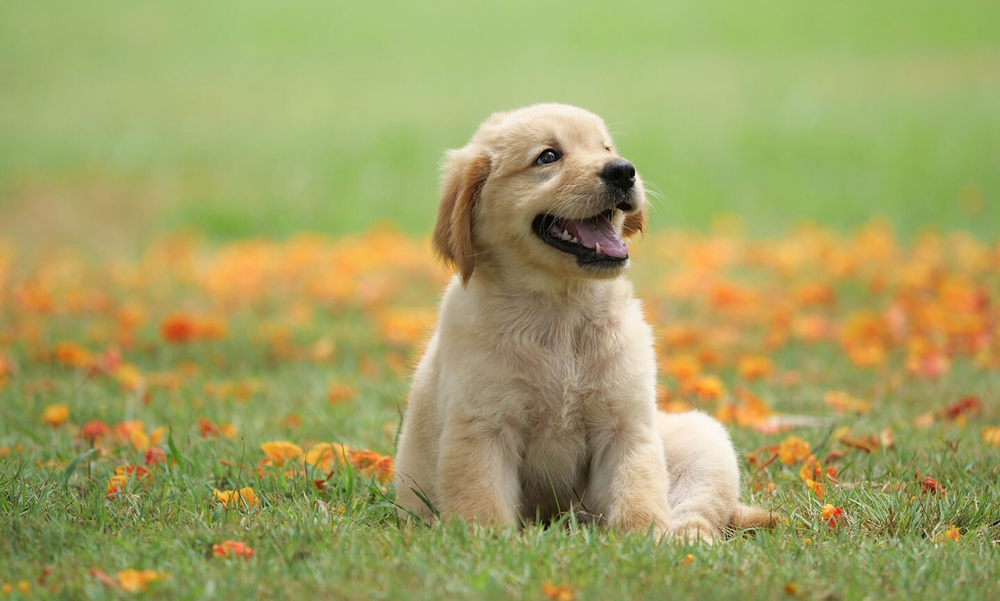
#> input picture Week 4.1 Simple Image Manipulation/image.png, 1000 x 601 px, shrunk from 1440 x 865 before the run
$ python main.py
#> lines starting #> are read from the running program, lines starting #| are printed output that depends on the picture
import cv2 as cv

image = cv.imread('image.png')
#> image is the input picture: shape (601, 1000, 3); mean B, G, R 98.9, 161.7, 162.5
black_and_white_filtered = cv.cvtColor(image, cv.COLOR_BGR2GRAY)
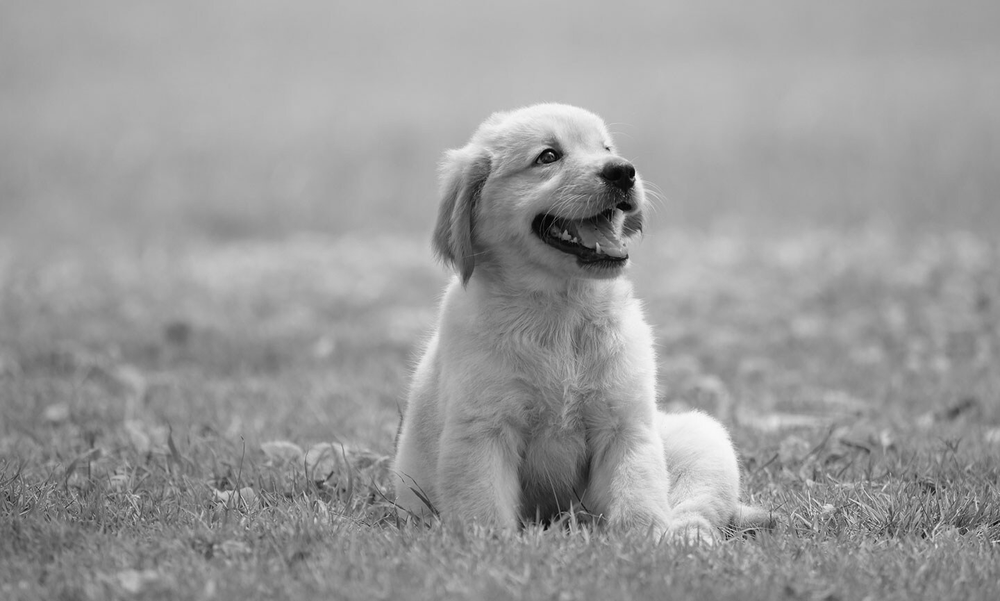
#> black_and_white_filtered: shape (601, 1000); min 1, max 250, mean 154.8
gaussian_blur = cv.GaussianBlur(image, (5, 5), 0)

gaussian_black_and_white_filtered = cv.GaussianBlur(black_and_white_filtered, (5, 5), 0)

cv.imshow('Original', image)
cv.imshow('Filtered', gaussian_blur)
cv.imshow('Filtered (BW)', gaussian_black_and_white_filtered)

cv.waitKey(0)
cv.destroyAllWindows()
